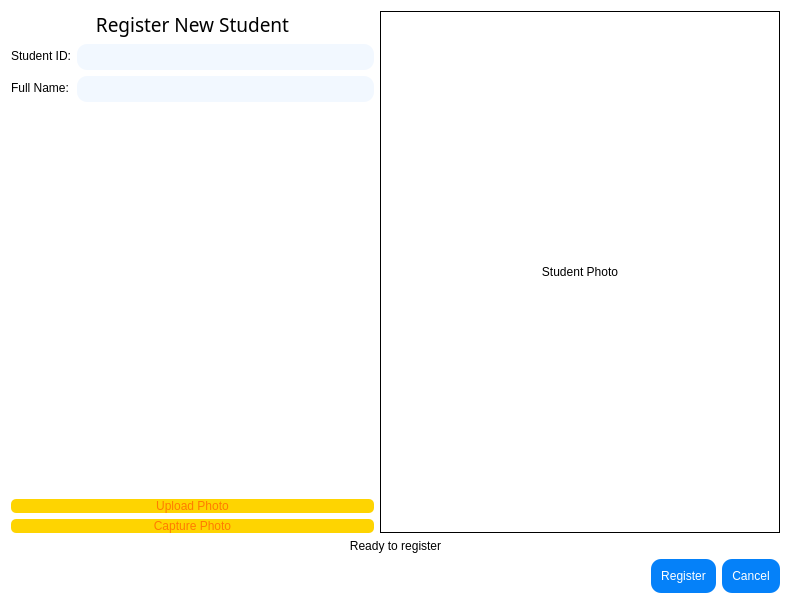
<?xml version="1.0" encoding="UTF-8"?>
<ui version="4.0">
 <class>RegisterDialog</class>
 <widget class="QDialog" name="RegisterDialog">
  <property name="geometry">
   <rect>
    <x>0</x>
    <y>0</y>
    <width>791</width>
    <height>604</height>
   </rect>
  </property>
  <property name="windowTitle">
   <string>Register Student</string>
  </property>
  <property name="styleSheet">
   <string notr="true">background-color: rgb(255, 255, 255);</string>
  </property>
  <layout class="QVBoxLayout" name="verticalLayout">
   <item>
    <layout class="QHBoxLayout" name="horizontalLayout">
     <item>
      <layout class="QVBoxLayout" name="verticalLayout_2">
       <item>
        <widget class="QLabel" name="label">
         <property name="font">
          <font>
           <family>Montserrat ExtraBold</family>
           <pointsize>14</pointsize>
           <weight>10</weight>
           <italic>false</italic>
           <bold>false</bold>
          </font>
         </property>
         <property name="styleSheet">
          <string notr="true">font: 81 14pt &quot;Montserrat ExtraBold&quot;;</string>
         </property>
         <property name="text">
          <string>Register New Student</string>
         </property>
         <property name="alignment">
          <set>Qt::AlignCenter</set>
         </property>
        </widget>
       </item>
       <item>
        <layout class="QFormLayout" name="formLayout">
         <item row="0" column="0">
          <widget class="QLabel" name="label_2">
           <property name="styleSheet">
            <string notr="true">font: 57 10pt &quot;Montserrat Medium&quot;;</string>
           </property>
           <property name="text">
            <string>Student ID:</string>
           </property>
          </widget>
         </item>
         <item row="0" column="1">
          <widget class="QLineEdit" name="lineEditStudentID">
           <property name="styleSheet">
            <string notr="true">background-color: rgb(242, 248, 255);
color: rgb(14, 23, 67);
font: 57 10pt &quot;Montserrat Medium&quot;;
border-radius: 10px;
padding: 5px;</string>
           </property>
          </widget>
         </item>
         <item row="1" column="0">
          <widget class="QLabel" name="label_3">
           <property name="styleSheet">
            <string notr="true">font: 57 10pt &quot;Montserrat Medium&quot;;</string>
           </property>
           <property name="text">
            <string>Full Name:</string>
           </property>
          </widget>
         </item>
         <item row="1" column="1">
          <widget class="QLineEdit" name="lineEditFullName">
           <property name="styleSheet">
            <string notr="true">background-color: rgb(242, 248, 255);
color: rgb(14, 23, 67);
font: 57 10pt &quot;Montserrat Medium&quot;;
border-radius: 10px;
padding: 5px;</string>
           </property>
          </widget>
         </item>
        </layout>
       </item>
       <item>
        <spacer name="verticalSpacer">
         <property name="orientation">
          <enum>Qt::Vertical</enum>
         </property>
         <property name="sizeHint" stdset="0">
          <size>
           <width>20</width>
           <height>30</height>
          </size>
         </property>
        </spacer>
       </item>
       <item>
        <widget class="QPushButton" name="pushButtonUpload">
         <property name="maximumSize">
          <size>
           <width>16777215</width>
           <height>100</height>
          </size>
         </property>
         <property name="styleSheet">
          <string notr="true">
QPushButton {
 /* Màu nền mặc định */
	background-color: rgb(254, 212, 1);
    border-radius: 5px;
	color: rgb(255, 123, 0);
	font: 57 10pt &quot;Montserrat Medium&quot;;

}

QPushButton:hover {
background-color: rgb(255, 220, 42);
}

QPushButton:pressed {
    background-color: #F0C800; /* Màu khi nhấn */
}


</string>
         </property>
         <property name="text">
          <string>Upload Photo</string>
         </property>
        </widget>
       </item>
       <item>
        <widget class="QPushButton" name="pushButtonCapture">
         <property name="styleSheet">
          <string notr="true">
QPushButton {
 /* Màu nền mặc định */
	background-color: rgb(254, 212, 1);
    border-radius: 5px;
	color: rgb(255, 123, 0);
	font: 57 10pt &quot;Montserrat Medium&quot;;

}

QPushButton:hover {
background-color: rgb(255, 220, 42);
}

QPushButton:pressed {
    background-color: #F0C800; /* Màu khi nhấn */
}


</string>
         </property>
         <property name="text">
          <string>Capture Photo</string>
         </property>
        </widget>
       </item>
      </layout>
     </item>
     <item>
      <widget class="QLabel" name="labelPhoto">
       <property name="minimumSize">
        <size>
         <width>400</width>
         <height>300</height>
        </size>
       </property>
       <property name="styleSheet">
        <string notr="true">font: 57 10pt &quot;Montserrat Medium&quot;;
border-color: rgb(255, 234, 17);</string>
       </property>
       <property name="frameShape">
        <enum>QFrame::Box</enum>
       </property>
       <property name="text">
        <string>Student Photo</string>
       </property>
       <property name="scaledContents">
        <bool>true</bool>
       </property>
       <property name="alignment">
        <set>Qt::AlignCenter</set>
       </property>
      </widget>
     </item>
    </layout>
   </item>
   <item>
    <widget class="QLabel" name="labelStatus">
     <property name="styleSheet">
      <string notr="true">font: 57 10pt &quot;Montserrat Medium&quot;;</string>
     </property>
     <property name="text">
      <string>Ready to register</string>
     </property>
     <property name="alignment">
      <set>Qt::AlignCenter</set>
     </property>
    </widget>
   </item>
   <item>
    <layout class="QHBoxLayout" name="horizontalLayout_2">
     <item>
      <spacer name="horizontalSpacer">
       <property name="orientation">
        <enum>Qt::Horizontal</enum>
       </property>
       <property name="sizeHint" stdset="0">
        <size>
         <width>30</width>
         <height>20</height>
        </size>
       </property>
      </spacer>
     </item>
     <item>
      <widget class="QPushButton" name="pushButtonRegister">
       <property name="maximumSize">
        <size>
         <width>400</width>
         <height>16777215</height>
        </size>
       </property>
       <property name="styleSheet">
        <string notr="true">QPushButton {
    background-color: #0581F9; /* Màu nền mặc định */
	color: rgb(255, 255, 255);
	font: 8pt &quot;CocogooseProTrial Semilight&quot;;
    border-radius: 10px;
    padding: 10px;

}

QPushButton:hover {
    background-color: #87C4FF; /* Màu khi di chuột */

}

QPushButton:pressed {
    background-color: #0581F9; /* Màu khi nhấn */
}


</string>
       </property>
       <property name="text">
        <string>Register</string>
       </property>
      </widget>
     </item>
     <item>
      <widget class="QPushButton" name="pushButtonCancel">
       <property name="maximumSize">
        <size>
         <width>350</width>
         <height>16777215</height>
        </size>
       </property>
       <property name="styleSheet">
        <string notr="true">QPushButton {
    background-color: #0581F9; /* Màu nền mặc định */
	color: rgb(255, 255, 255);
	font: 8pt &quot;CocogooseProTrial Semilight&quot;;
    border-radius: 10px;
    padding: 10px;

}

QPushButton:hover {
    background-color: #87C4FF; /* Màu khi di chuột */

}

QPushButton:pressed {
    background-color: #0581F9; /* Màu khi nhấn */
}


</string>
       </property>
       <property name="text">
        <string>Cancel</string>
       </property>
      </widget>
     </item>
    </layout>
   </item>
  </layout>
 </widget>
 <resources/>
 <connections/>
</ui>
